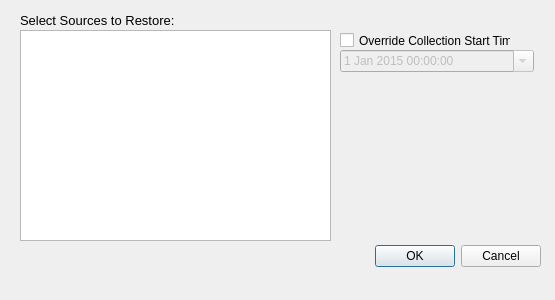
<?xml version="1.0" encoding="UTF-8"?>
<ui version="4.0">
 <class>DialogRestoreSources</class>
 <widget class="QDialog" name="DialogRestoreSources">
  <property name="geometry">
   <rect>
    <x>0</x>
    <y>0</y>
    <width>555</width>
    <height>300</height>
   </rect>
  </property>
  <property name="windowTitle">
   <string>Restore Sources</string>
  </property>
  <widget class="QDialogButtonBox" name="buttonBox">
   <property name="geometry">
    <rect>
     <x>200</x>
     <y>240</y>
     <width>341</width>
     <height>32</height>
    </rect>
   </property>
   <property name="orientation">
    <enum>Qt::Horizontal</enum>
   </property>
   <property name="standardButtons">
    <set>QDialogButtonBox::Cancel|QDialogButtonBox::Ok</set>
   </property>
  </widget>
  <widget class="QListWidget" name="listWidgetRestoreSources">
   <property name="geometry">
    <rect>
     <x>20</x>
     <y>30</y>
     <width>311</width>
     <height>211</height>
    </rect>
   </property>
   <property name="editTriggers">
    <set>QAbstractItemView::NoEditTriggers</set>
   </property>
   <property name="selectionMode">
    <enum>QAbstractItemView::MultiSelection</enum>
   </property>
   <property name="sortingEnabled">
    <bool>true</bool>
   </property>
  </widget>
  <widget class="QLabel" name="label">
   <property name="geometry">
    <rect>
     <x>20</x>
     <y>10</y>
     <width>301</width>
     <height>21</height>
    </rect>
   </property>
   <property name="font">
    <font>
     <family>Arial</family>
     <pointsize>10</pointsize>
    </font>
   </property>
   <property name="text">
    <string>Select Sources to Restore:</string>
   </property>
  </widget>
  <widget class="QCheckBox" name="checkBoxOverrideCollectionStartTime">
   <property name="geometry">
    <rect>
     <x>340</x>
     <y>30</y>
     <width>171</width>
     <height>21</height>
    </rect>
   </property>
   <property name="text">
    <string>Override Collection Start Time</string>
   </property>
  </widget>
  <widget class="QDateTimeEdit" name="dateTimeEdit">
   <property name="enabled">
    <bool>false</bool>
   </property>
   <property name="geometry">
    <rect>
     <x>340</x>
     <y>50</y>
     <width>194</width>
     <height>22</height>
    </rect>
   </property>
   <property name="dateTime">
    <datetime>
     <hour>0</hour>
     <minute>0</minute>
     <second>0</second>
     <year>2015</year>
     <month>1</month>
     <day>1</day>
    </datetime>
   </property>
   <property name="maximumTime">
    <time>
     <hour>0</hour>
     <minute>0</minute>
     <second>1</second>
    </time>
   </property>
   <property name="calendarPopup">
    <bool>true</bool>
   </property>
  </widget>
 </widget>
 <resources/>
 <connections>
  <connection>
   <sender>buttonBox</sender>
   <signal>accepted()</signal>
   <receiver>DialogRestoreSources</receiver>
   <slot>accept()</slot>
   <hints>
    <hint type="sourcelabel">
     <x>248</x>
     <y>254</y>
    </hint>
    <hint type="destinationlabel">
     <x>157</x>
     <y>274</y>
    </hint>
   </hints>
  </connection>
  <connection>
   <sender>buttonBox</sender>
   <signal>rejected()</signal>
   <receiver>DialogRestoreSources</receiver>
   <slot>reject()</slot>
   <hints>
    <hint type="sourcelabel">
     <x>316</x>
     <y>260</y>
    </hint>
    <hint type="destinationlabel">
     <x>286</x>
     <y>274</y>
    </hint>
   </hints>
  </connection>
  <connection>
   <sender>checkBoxOverrideCollectionStartTime</sender>
   <signal>toggled(bool)</signal>
   <receiver>dateTimeEdit</receiver>
   <slot>setEnabled(bool)</slot>
   <hints>
    <hint type="sourcelabel">
     <x>425</x>
     <y>40</y>
    </hint>
    <hint type="destinationlabel">
     <x>436</x>
     <y>60</y>
    </hint>
   </hints>
  </connection>
 </connections>
</ui>
